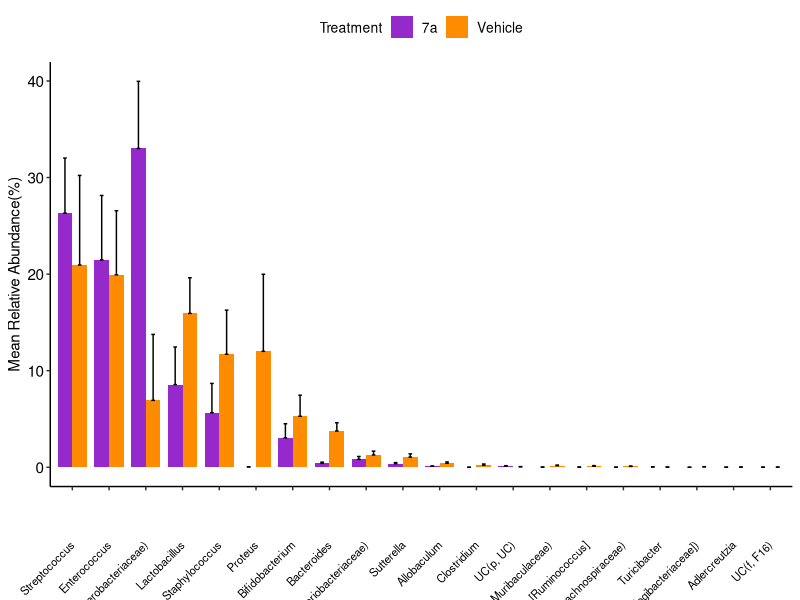

This figure's R source:
#import top20 genus table
#read corrected genus table(pick top 20 based on sum)
library("readxl")
library(tidyverse)
library(ggplot2)
top20.genus.ligature<- read_xlsx("genus_ligature_top20_barplot.xlsx")
head(top20.genus.ligature)
#transpose the df and keep the sampleIDs as the header
top20.genus.ligature.t <- as.data.frame(t(top20.genus.ligature[,-1]))
colnames(top20.genus.ligature.t) <- top20.genus.ligature$SampleID
head(top20.genus.ligature.t)
top20.genus.ligature.t <- (top20.genus.ligature.t)*100
library(tibble)
top20.genus.ligature.t <- tibble::rownames_to_column(top20.genus.ligature.t, "SampleID")
#merge with metadata
ann<- read.table("annotation_ligature.txt", header = T)
ann <- tibble::rownames_to_column(ann, "SampleID")
top20_full <- merge(ann, top20.genus.ligature.t , by = "SampleID")
#transform data for plotting barplot
top20_full_melt <- reshape2::melt(top20_full)
#genus_reshaped <- reshape2::dcast(top20_full, Sample+Treatment ~ variable, value.var='value') #transform data
#calculate stats
genus_summary <-top20_full_melt %>%
  group_by(Treatment,variable) %>%  # the grouping variable
  summarise(mean_Abun = mean(value),# calculates the mean of each group
            sd_Abun = sd(value), # calculates the standard deviation of each group
            n_Abun = n(),  # calculates the sample size per group
            SE_Abun = sd(value)/sqrt(n()))# calculates the standard error of each group



ann_colors = list(Treatment = c("7a"="#9629cc", "Vehicle"="#FF8C00"))
pdf(file.path(path, "genus(barplot).pdf"), width = 6, height = 5)
ggplot(genus_summary, aes(fill=Treatment, y=mean_Abun, x=variable)) + 
  geom_bar(position="dodge", stat="identity", width = 0.8)+
  geom_errorbar(aes(ymin=mean_Abun,ymax=mean_Abun+SE_Abun),width = .2, position = position_dodge(0.8))+
  scale_fill_manual(values = c("#9629cc", "#FF8C00"))+
  ylab("Mean Relative Abundance(%)") +
  theme_classic()+
  theme(axis.text.x=element_text(size=8, angle = 45, color = "black",vjust=0.5, hjust=1))+
  theme(axis.text.y=element_text(size=11, color = "black"))+
  theme(axis.title.x = element_blank())+
  theme(axis.title.y=element_text(size=11, color = "black"))+
  theme(legend.text=element_text(size=10, color = "black"))+
  theme(legend.title=element_text(size=10, color = "black"))+
  theme(legend.position="top")
dev.off()

